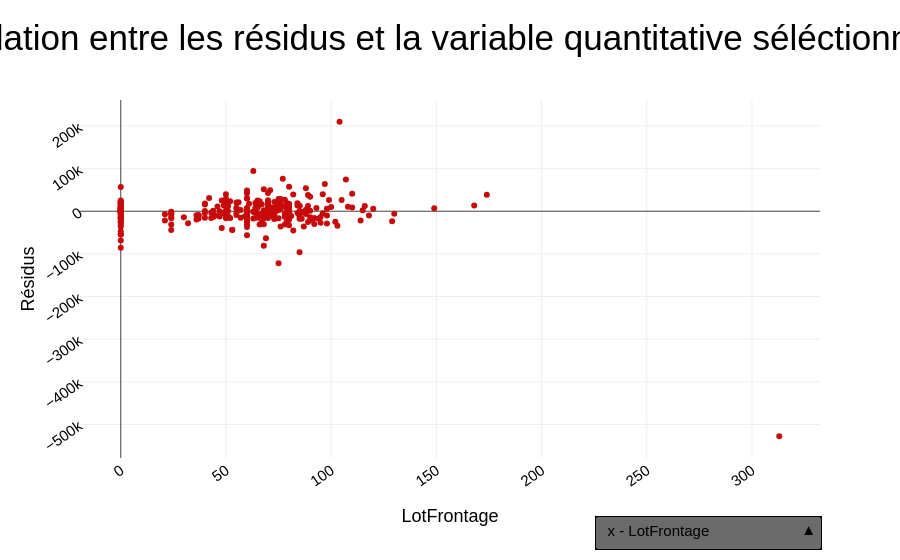

This figure's notebook cell:
### Markdown cell above
### Résidus en fonction des variables quantitatives

### Code cell
numerical_cols = [
    col
    for col in df_test_stack.columns
    if pd.api.types.is_any_real_numeric_dtype(df_test_stack[col])
]

scat(
    df_test_stack,
    "LotFrontage",
    "residus",
    numerical_cols,
)

### Figure 1 — Plotly figure (JSON) as saved in the notebook; plotly's stock layout.template omitted (floating-point values rounded to 4 significant figures; data arrays with more than 128 entries replaced by an {"elided": "..."} marker saying what was removed)
{"data": [{"marker": {"color": "rgb(200, 10, 10)"}, "mode": "markers", "type": "scatter", "x": {"elided": "293 int values"}, "y": {"elided": "293 float values"}}], "layout": {"title": {"text": "Relation entre les résidus et la variable quantitative séléctionnée"}, "updatemenus": [{"bgcolor": "#6B6B6B", "bordercolor": "#000000", "borderwidth": 1.5, "buttons": [{"args": [{"x": {"elided": "1x293 int values"}}, {"xaxis": {"title": "LotFrontage"}}], "label": "x - LotFrontage", "method": "update"}, {"args": [{"x": {"elided": "1x293 int values"}}, {"xaxis": {"title": "LotArea"}}], "label": "x - LotArea", "method": "update"}, {"args": [{"x": {"elided": "1x293 int values"}}, {"xaxis": {"title": "MasVnrArea"}}], "label": "x - MasVnrArea", "method": "update"}, {"args": [{"x": {"elided": "1x293 int values"}}, {"xaxis": {"title": "BsmtFinSF1"}}], "label": "x - BsmtFinSF1", "method": "update"}, {"args": [{"x": {"elided": "1x293 int values"}}, {"xaxis": {"title": "BsmtFinSF2"}}], "label": "x - BsmtFinSF2", "method": "update"}, {"args": [{"x": {"elided": "1x293 int values"}}, {"xaxis": {"title": "BsmtUnfSF"}}], "label": "x - BsmtUnfSF", "method": "update"}, {"args": [{"x": {"elided": "1x293 int values"}}, {"xaxis": {"title": "TotalBsmtSF"}}], "label": "x - TotalBsmtSF", "method": "update"}, {"args": [{"x": {"elided": "1x293 int values"}}, {"xaxis": {"title": "FirstFlrSF"}}], "label": "x - FirstFlrSF", "method": "update"}, {"args": [{"x": {"elided": "1x293 int values"}}, {"xaxis": {"title": "SecondFlrSF"}}], "label": "x - SecondFlrSF", "method": "update"}, {"args": [{"x": {"elided": "1x293 int values"}}, {"xaxis": {"title": "LowQualFinSF"}}], "label": "x - LowQualFinSF", "method": "update"}, {"args": [{"x": {"elided": "1x293 int values"}}, {"xaxis": {"title": "GrLivArea"}}], "label": "x - GrLivArea", "method": "update"}, {"args": [{"x": {"elided": "1x293 int values"}}, {"xaxis": {"title": "BsmtFullBath"}}], "label": "x - BsmtFullBath", "method": "update"}, {"args": [{"x": {"elided": "1x293 int values"}}, {"xaxis": {"title": "BsmtHalfBath"}}], "label": "x - BsmtHalfBath", "method": "update"}, {"args": [{"x": {"elided": "1x293 int values"}}, {"xaxis": {"title": "FullBath"}}], "label": "x - FullBath", "method": "update"}, {"args": [{"x": {"elided": "1x293 int values"}}, {"xaxis": {"title": "HalfBath"}}], "label": "x - HalfBath", "method": "update"}, {"args": [{"x": {"elided": "1x293 int values"}}, {"xaxis": {"title": "BedroomAbvGr"}}], "label": "x - BedroomAbvGr", "method": "update"}, {"args": [{"x": {"elided": "1x293 int values"}}, {"xaxis": {"title": "KitchenAbvGr"}}], "label": "x - KitchenAbvGr", "method": "update"}, {"args": [{"x": {"elided": "1x293 int values"}}, {"xaxis": {"title": "TotRmsAbvGrd"}}], "label": "x - TotRmsAbvGrd", "method": "update"}, {"args": [{"x": {"elided": "1x293 int values"}}, {"xaxis": {"title": "Fireplaces"}}], "label": "x - Fireplaces", "method": "update"}, {"args": [{"x": {"elided": "1x293 int values"}}, {"xaxis": {"title": "GarageCars"}}], "label": "x - GarageCars", "method": "update"}, {"args": [{"x": {"elided": "1x293 int values"}}, {"xaxis": {"title": "GarageArea"}}], "label": "x - GarageArea", "method": "update"}, {"args": [{"x": {"elided": "1x293 int values"}}, {"xaxis": {"title": "WoodDeckSF"}}], "label": "x - WoodDeckSF", "method": "update"}, {"args": [{"x": {"elided": "1x293 int values"}}, {"xaxis": {"title": "OpenPorchSF"}}], "label": "x - OpenPorchSF", "method": "update"}, {"args": [{"x": {"elided": "1x293 int values"}}, {"xaxis": {"title": "EnclosedPorch"}}], "label": "x - EnclosedPorch", "method": "update"}, {"args": [{"x": {"elided": "1x293 int values"}}, {"xaxis": {"title": "3SsnPorch"}}], "label": "x - 3SsnPorch", "method": "update"}, {"args": [{"x": {"elided": "1x293 int values"}}, {"xaxis": {"title": "ScreenPorch"}}], "label": "x - ScreenPorch", "method": "update"}, {"args": [{"x": {"elided": "1x293 int values"}}, {"xaxis": {"title": "PoolArea"}}], "label": "x - PoolArea", "method": "update"}, {"args": [{"x": {"elided": "1x293 int values"}}, {"xaxis": {"title": "MiscVal"}}], "label": "x - MiscVal", "method": "update"}, {"args": [{"x": {"elided": "1x293 int values"}}, {"xaxis": {"title": "SalePrice"}}], "label": "x - SalePrice", "method": "update"}, {"args": [{"x": {"elided": "1x293 int values"}}, {"xaxis": {"title": "HouseAgeAtSale"}}], "label": "x - HouseAgeAtSale", "method": "update"}, {"args": [{"x": {"elided": "1x293 int values"}}, {"xaxis": {"title": "DiffYearsRemodAddBuilt"}}], "label": "x - DiffYearsRemodAddBuilt", "method": "update"}, {"args": [{"x": {"elided": "1x293 int values"}}, {"xaxis": {"title": "DiffYearsGarageBuilt"}}], "label": "x - DiffYearsGarageBuilt", "method": "update"}, {"args": [{"x": {"elided": "1x293 float values"}}, {"xaxis": {"title": "SinMoSold"}}], "label": "x - SinMoSold", "method": "update"}, {"args": [{"x": {"elided": "1x293 float values"}}, {"xaxis": {"title": "CosMoSold"}}], "label": "x - CosMoSold", "method": "update"}, {"args": [{"x": {"elided": "1x293 int values"}}, {"xaxis": {"title": "LotShape_ord"}}], "label": "x - LotShape_ord", "method": "update"}, {"args": [{"x": {"elided": "1x293 int values"}}, {"xaxis": {"title": "LandContour_ord"}}], "label": "x - LandContour_ord", "method": "update"}, {"args": [{"x": {"elided": "1x293 int values"}}, {"xaxis": {"title": "Utilities_ord"}}], "label": "x - Utilities_ord", "method": "update"}, {"args": [{"x": {"elided": "1x293 int values"}}, {"xaxis": {"title": "LandSlope_ord"}}], "label": "x - LandSlope_ord", "method": "update"}, {"args": [{"x": {"elided": "1x293 int values"}}, {"xaxis": {"title": "OverallQual_ord"}}], "label": "x - OverallQual_ord", "method": "update"}, {"args": [{"x": {"elided": "1x293 int values"}}, {"xaxis": {"title": "OverallCond_ord"}}], "label": "x - OverallCond_ord", "method": "update"}, {"args": [{"x": {"elided": "1x293 int values"}}, {"xaxis": {"title": "BsmtExposure_ord"}}], "label": "x - BsmtExposure_ord", "method": "update"}, {"args": [{"x": {"elided": "1x293 int values"}}, {"xaxis": {"title": "BsmtFinType1_ord"}}], "label": "x - BsmtFinType1_ord", "method": "update"}, {"args": [{"x": {"elided": "1x293 int values"}}, {"xaxis": {"title": "BsmtFinType2_ord"}}], "label": "x - BsmtFinType2_ord", "method": "update"}, {"args": [{"x": {"elided": "1x293 int values"}}, {"xaxis": {"title": "Functional_ord"}}], "label": "x - Functional_ord", "method": "update"}, {"args": [{"x": {"elided": "1x293 int values"}}, {"xaxis": {"title": "GarageFinish_ord"}}], "label": "x - GarageFinish_ord", "method": "update"}, {"args": [{"x": {"elided": "1x293 int values"}}, {"xaxis": {"title": "FullBath_tot"}}], "label": "x - FullBath_tot", "method": "update"}, {"args": [{"x": {"elided": "1x293 int values"}}, {"xaxis": {"title": "HalfBath_tot"}}], "label": "x - HalfBath_tot", "method": "update"}, {"args": [{"x": {"elided": "1x293 float values"}}, {"xaxis": {"title": "SalePrice_pred_stack"}}], "label": "x - SalePrice_pred_stack", "method": "update"}, {"args": [{"x": {"elided": "1x293 float values"}}, {"xaxis": {"title": "residus"}}], "label": "x - residus", "method": "update"}], "direction": "up", "showactive": true, "x": 1, "xanchor": "right", "y": -0.25, "yanchor": "bottom"}], "xaxis": {"title": {"text": "LotFrontage"}}, "yaxis": {"title": {"text": "Résidus"}}}}
